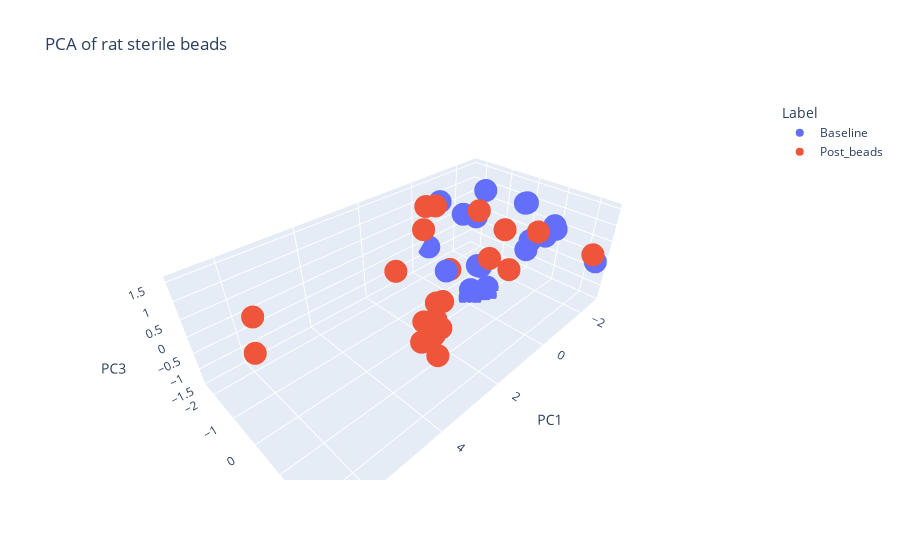

The cell this chart's notebook holds for it:
### Code cell
pca_3D(df_rat_bead_combine_hd, 'PCA of rat sterile beads')

### Figure 1 — Plotly figure (JSON) as saved in the notebook; plotly's stock layout.template omitted (floating-point values rounded to 4 significant figures)
{"data": [{"hovertemplate": "Label=Baseline<br>PC1=%{x}<br>PC2=%{y}<br>PC3=%{z}<extra></extra>", "legendgroup": "Baseline", "marker": {"color": "#636efa", "symbol": "circle"}, "mode": "markers", "name": "Baseline", "scene": "scene", "showlegend": true, "type": "scatter3d", "x": [-0.9722, -0.1319, -1.443, -1.216, -0.0419, -0.5748, -0.08546, -0.6057, -0.4363, -2.178, -1.542, -2.261, -2.663, -2.202, -0.8957, -0.7035, -1.235, -1.642, -2.195, -2.481, -2.478], "y": [-0.126, -0.117, -0.8045, -0.7574, -1.042, -2.322, -0.08818, 0.09677, -0.01007, 0.9231, 0.8076, 0.04473, 0.9703, -1.413, -2.156, -1.037, -0.9617, 0.6576, 0.1494, 2.439, 1.007], "z": [-1.423, -1.398, -1.167, -1.007, -0.8097, -0.6972, -1.057, -1.419, -1.394, 0.3346, 0.3926, 1.075, 0.4, 1.059, 0.8597, 0.8779, 0.6376, -0.01383, 1.145, -0.02508, 0.6012]}, {"hovertemplate": "Label=Post_beads<br>PC1=%{x}<br>PC2=%{y}<br>PC3=%{z}<extra></extra>", "legendgroup": "Post_beads", "marker": {"color": "#EF553B", "symbol": "circle"}, "mode": "markers", "name": "Post_beads", "scene": "scene", "showlegend": true, "type": "scatter3d", "x": [2.532, 1.788, 2.134, 1.074, -0.1658, 1.327, 1.24, 2.068, 2.644, 0.4911, -0.9467, 6.769, -1.754, 0.4728, 0.2028, 1.266, -0.8947, 3.243, 6.377, -2.499, 0.6169], "y": [1.057, 0.4587, 0.1571, -0.1496, -1.008, -1.825, -0.2358, 0.4833, 0.5859, 1.523, 0.3134, 0.6771, 0.9062, -1.425, -1.308, -0.7224, -0.6053, 1.628, -0.08162, 2.316, 0.9908], "z": [-1.234, -1.121, -0.8785, -0.9207, -0.7942, -0.5537, -0.9317, -1.175, -1.004, 0.6452, 0.7799, 1.399, 0.6275, 1.384, 1.352, 1.218, 1.071, 0.6684, 1.549, 0.1495, 0.797]}], "layout": {"legend": {"title": {"text": "Label"}, "tracegroupgap": 0}, "scene": {"domain": {"x": [0, 1], "y": [0, 1]}, "xaxis": {"title": {"text": "PC1"}}, "yaxis": {"title": {"text": "PC2"}}, "zaxis": {"title": {"text": "PC3"}}}, "title": {"text": "PCA of rat sterile beads"}}}
